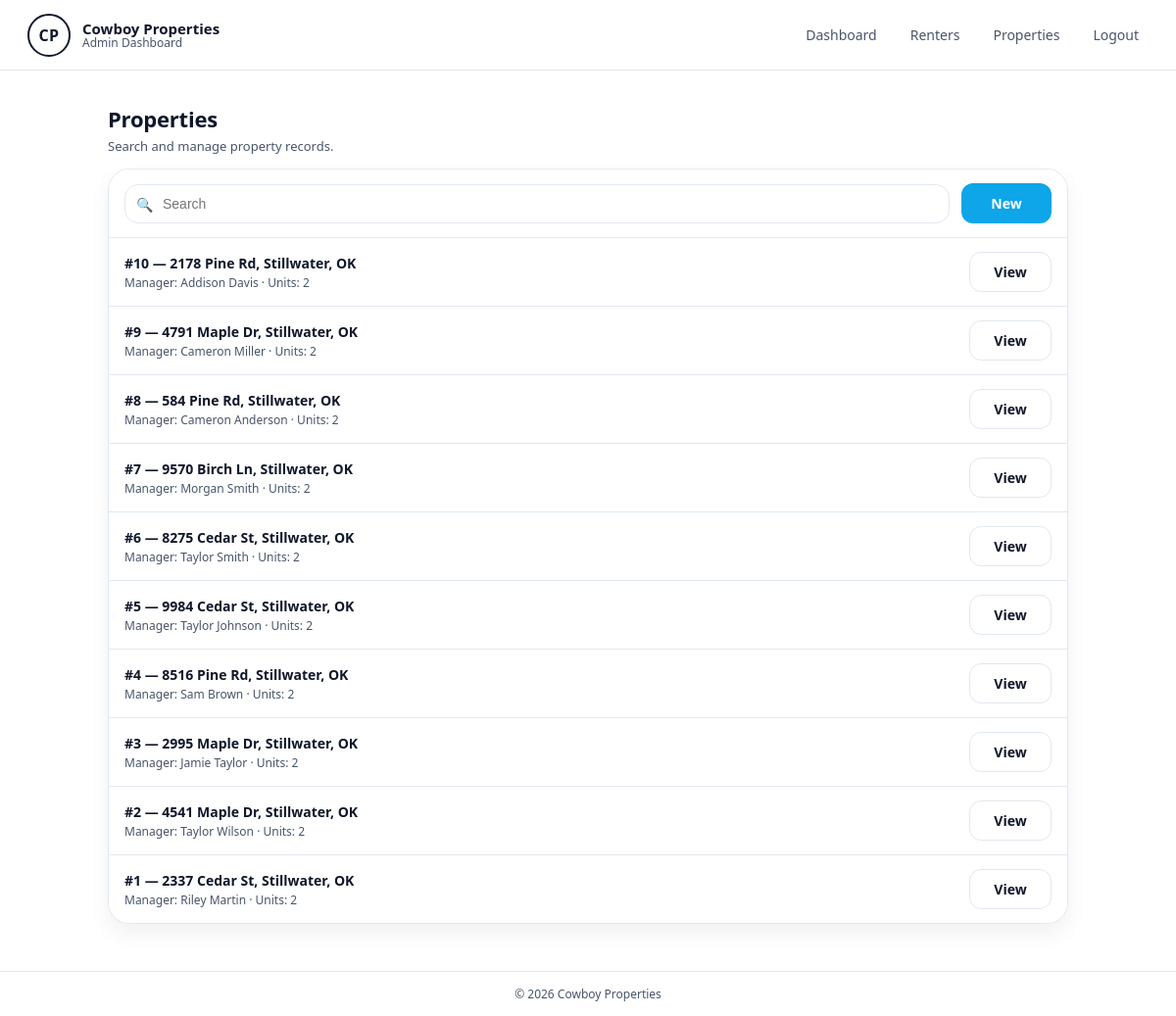
The page /Pages/admin-properties-view.php (signed in) on the database its author committed.
### tables this page shows
CREATE TABLE IF NOT EXISTS `property` (
  `PropertyID` int NOT NULL AUTO_INCREMENT,
  `Address` varchar(255) NOT NULL,
  `ManagerEmpID` int NOT NULL,
  `Unit_Count` int NOT NULL,
  PRIMARY KEY (`PropertyID`),
  KEY `fk_property_manager` (`ManagerEmpID`)
);

CREATE TABLE IF NOT EXISTS `employee` (
  `EmpID` int NOT NULL AUTO_INCREMENT,
  `Lastname` varchar(60) NOT NULL,
  `Firstname` varchar(60) NOT NULL,
  `Position` varchar(80) NOT NULL,
  `Password` varchar(255) NOT NULL,
  `Email` varchar(255) NOT NULL,
  `phone` char(15) DEFAULT NULL,
  `role` varchar(20) NOT NULL DEFAULT 'employee',
  PRIMARY KEY (`EmpID`),
  UNIQUE KEY `Email` (`Email`)
);

### Pages/admin-properties-view.php (the view, shortened to what this page needs)
<?php
$q = trim($_GET['q'] ?? '');
$properties = [];
try {
    $pdo = get_db();
    $sql = "
        SELECT
            p.PropertyID,
            p.Address,
            p.Unit_Count,
            p.ManagerEmpID,
            e.Firstname,
            e.Lastname
        FROM property p
        LEFT JOIN employee e ON e.EmpID = p.ManagerEmpID
    ";
    if ($q !== '') {
        $sql .= "
            WHERE p.Address LIKE :term
               OR CAST(p.PropertyID AS CHAR) LIKE :term
               OR e.Firstname LIKE :term
               OR e.Lastname LIKE :term
            ORDER BY p.PropertyID DESC
        ";
        $stmt = $pdo->prepare($sql);
        $term = '%' . $q . '%';
        $stmt->execute([':term' => $term]);
    } else {
        $sql .= " ORDER BY p.PropertyID DESC";
        $stmt = $pdo->query($sql);
    }
    $properties = $stmt->fetchAll();
} catch (PDOException $e) {
    $error = 'Unable to load properties right now.';
}
?>
<!DOCTYPE html>
<html lang="en">
<head>
</head>
<body>
    <div class="page">
        <header class="navbar">
            <a class="brand" href="../index.php">
                <div class="logo">CP</div>
                <div class="brand-text">
                    <strong>Cowboy Properties</strong>
                    <span>Admin Dashboard</span>
                </div>
            </a>
            <nav class="nav-links">
                <a href="../index.php">Dashboard</a>
                <a href="admin-renters-view.php">Renters</a>
                <a href="admin-properties-view.php">Properties</a>
                <a href="../logout.php">Logout</a>
            </nav>
        </header>
        <main>
            <div class="wrap">
                <div class="title-row">
                    <div>
                        <h1>Properties</h1>
                        <p class="subtitle">Search and manage property records.</p>
                    </div>
                </div>
                <section class="panel" aria-label="Property list">
                    <div class="panel-header">
                        <form class="search" method="GET" action="admin-properties-view.php">
                            <span class="icon">🔍</span>
                            <input type="text" name="q" value="<?php echo htmlspecialchars($q); ?>" placeholder="Search" aria-label="Search properties" />
                        </form>
                        <a class="btn" href="admin-property-add.php">New</a>
                    </div>
                    <div class="rows">
                        <?php if (!$properties): ?>
                            <div class="row">
                                <div class="name">No properties found.</div>
                            </div>
                        <?php else: ?>
                            <?php foreach ($properties as $property): ?>
                                <?php $managerName = trim((string)($property['Firstname'] ?? '') . ' ' . (string)($property['Lastname'] ?? '')); ?>
                                <div class="row">
                                    <div>
                                        <div class="name">#<?php echo (int)$property['PropertyID']; ?> — <?php echo htmlspecialchars((string)($property['Address'] ?? '')); ?></div>
                                        <div class="meta">
                                            Manager: <?php echo htmlspecialchars($managerName !== '' ? $managerName : 'Unassigned'); ?> · Units: <?php echo (int)($property['Unit_Count'] ?? 0); ?>
                                        </div>
                                    </div>
                                    <a class="btn-outline btn" href="admin-property-details.php?id=<?php echo (int)$property['PropertyID']; ?>">View</a>
                                </div>
                            <?php endforeach; ?>
                        <?php endif; ?>
                    </div>
                </section>
            </div>
        </main>
        <footer>
            &copy; <?php echo date("Y"); ?> Cowboy Properties
        </footer>
    </div>
</body>
</html>

### Pages/admin-properties-view.php (style rules this page uses)
:root { --bg: #ffffff; --text: #0f172a; --muted: #475569; --border: #e2e8f0; --brand: #0ea5e9; --brand-dark: #0284c7; --soft: #f8fafc; --row: #ffffff; }
* { box-sizing: border-box; }
body { margin: 0; font-family: system-ui, -apple-system, Segoe UI, Roboto, Helvetica, Arial, sans-serif; background: var(--bg); color: var(--text); }
.page { min-height: 100vh; display: flex; flex-direction: column; }
.navbar { height: 72px; display: flex; align-items: center; justify-content: space-between; padding: 0 28px; border-bottom: 1px solid var(--border); background: #fff; position: sticky; top: 0; z-index: 10; }
.brand { display: flex; align-items: center; gap: 12px; text-decoration: none; color: inherit; }
.logo { width: 44px; height: 44px; border-radius: 999px; border: 2px solid #0f172a; display: grid; place-items: center; font-weight: 700; letter-spacing: .5px; }
.brand-text { display: flex; flex-direction: column; line-height: 1.1; }
.brand-text strong { font-size: 15px; }
.brand-text span { font-size: 12px; color: var(--muted); }
.nav-links { display: flex; align-items: center; gap: 14px; }
.nav-links a { text-decoration: none; color: var(--muted); font-size: 14px; padding: 8px 10px; border-radius: 10px; }
main { flex: 1; padding: 34px 16px 48px; display: flex; justify-content: center; }
.wrap { width: min(980px, 92vw); }
.title-row { display: flex; align-items: flex-end; justify-content: space-between; gap: 12px; margin-bottom: 14px; }
h1 { margin: 0; font-size: 22px; letter-spacing: -0.01em; }
.subtitle { margin: 4px 0 0; color: var(--muted); font-size: 13px; }
.panel { border: 1px solid var(--border); border-radius: 22px; background: #fff; box-shadow: 0 10px 22px rgba(15, 23, 42, 0.06); overflow: hidden; }
.panel-header { display: flex; align-items: center; gap: 12px; padding: 14px 16px; border-bottom: 1px solid var(--border); background: #fff; }
.search { flex: 1; position: relative; }
.search input { width: 100%; padding: 11px 12px 11px 38px; border-radius: 14px; border: 1px solid var(--border); outline: none; font-size: 14px; background: #fff; }
.search .icon { position: absolute; left: 12px; top: 50%; transform: translateY(-50%); color: var(--muted); font-size: 14px; user-select: none; }
.btn { display: inline-flex; align-items: center; justify-content: center; padding: 10px 16px; border-radius: 12px; border: 1px solid transparent; background: var(--brand); color: #fff; font-weight: 700; text-decoration: none; cursor: pointer; transition: transform 120ms ease, background 120ms ease; min-width: 92px; font-size: 14px; }
.btn-outline { background: #fff; color: var(--text); border: 1px solid var(--border); font-weight: 700; min-width: 84px; }
.rows { display: flex; flex-direction: column; }
.row { display: flex; align-items: center; justify-content: space-between; gap: 10px; padding: 14px 16px; border-bottom: 1px solid var(--border); background: var(--row); }
.row:last-child { border-bottom: none; }
.name { font-weight: 700; font-size: 14px; }
.meta { color: var(--muted); font-size: 12px; margin-top: 2px; }
footer { border-top: 1px solid var(--border); padding: 14px 20px; text-align: center; font-size: 12px; color: var(--muted); }

### rows shown on the page
property: PropertyID "10", Address "2178 Pine Rd, Stillwater, OK", ManagerEmpID.Lastname "Addison Davis", Unit_Count "2"
property: PropertyID "9", Address "4791 Maple Dr, Stillwater, OK", ManagerEmpID.Lastname "Cameron Miller", Unit_Count "2"
property: PropertyID "8", Address "584 Pine Rd, Stillwater, OK", ManagerEmpID.Lastname "Cameron Anderson", Unit_Count "2"
property: PropertyID "7", Address "9570 Birch Ln, Stillwater, OK", ManagerEmpID.Lastname "Morgan Smith", Unit_Count "2"
property: PropertyID "6", Address "8275 Cedar St, Stillwater, OK", ManagerEmpID.Lastname "Taylor Smith", Unit_Count "2"
property: PropertyID "5", Address "9984 Cedar St, Stillwater, OK", ManagerEmpID.Lastname "Taylor Johnson", Unit_Count "2"
property: PropertyID "4", Address "8516 Pine Rd, Stillwater, OK", ManagerEmpID.Lastname "Sam Brown", Unit_Count "2"
property: PropertyID "3", Address "2995 Maple Dr, Stillwater, OK", ManagerEmpID.Lastname "Jamie Taylor", Unit_Count "2"
property: PropertyID "2", Address "4541 Maple Dr, Stillwater, OK", ManagerEmpID.Lastname "Taylor Wilson", Unit_Count "2"
property: PropertyID "1", Address "2337 Cedar St, Stillwater, OK", ManagerEmpID.Lastname "Riley Martin", Unit_Count "2"
